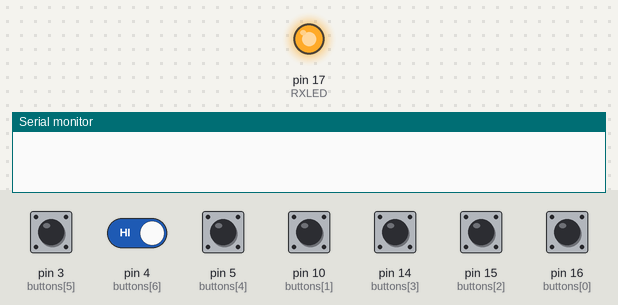
Bench run of a sketch on a simulated Arduino Uno, built with avr-gcc and run on an emulated ATmega328P. Shown: output pins drawn as LEDs (lit = HIGH), the last lines printed to the serial monitor. The inputs (shaded band) are chosen by the test bench; at power-on: pin 3 (buttons[5]), pin 4 (buttons[6]), pin 5 (buttons[4]), pin 10 (buttons[1]), pin 14 (buttons[3]), pin 15 (buttons[2]), pin 16 (buttons[0]) HIGH.

Above: at 1.2 s.
1.3 s: pin 3 (buttons[5]) pulled LOW for 0.15 s
2.9 s: pin 3 (buttons[5]) driven LOW and pin 4 (buttons[6]) driven LOW
At 3.68 s:
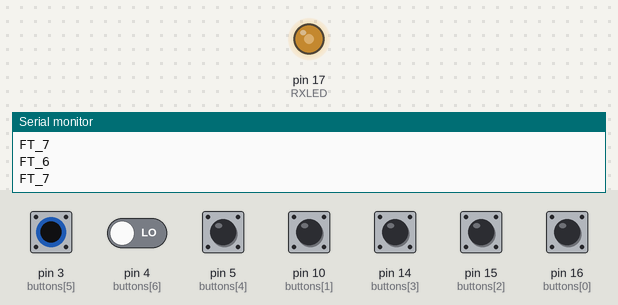
5.9 s: pin 3 (buttons[5]) driven HIGH
7.4 s: pin 5 (buttons[4]) pulled LOW for 1 s
10.4 s: pin 3 (buttons[5]) driven LOW
13.4 s: pin 10 (buttons[1]) pulled LOW for 0.15 s
Timing chart, 0 to 17.4 s (numbered marks = the images above; inputs shaded):
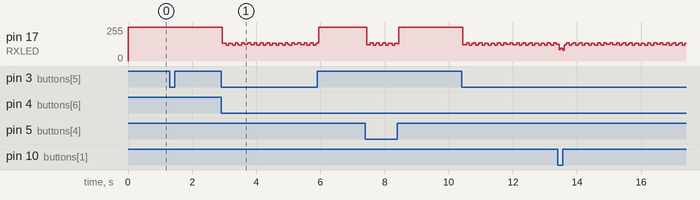

The sketch:

main.ino
```cpp
int RXLED = 17;

/* Array of all buttons on the terminal */
int buttons[] = {16, 10,15, 14,5,3,4};
unsigned long lastMsgTime = 0;
int lastButtonPressed = 0;
void setup()
{
 pinMode(RXLED, OUTPUT);
 for (int i=0; i<7; i++){
  pinMode(buttons[i], INPUT_PULLUP);
 }
 Serial.begin(9600);
}

void loop()
{
 // Verifies if any button was pressed.
 for (int i=0; i<7; i++){
  if (digitalRead(buttons[i]) == LOW){
      // Send a serial message to be received by the CoreTerminal
      // Adds a Debounce to avoid sending duplicate requests.
      if (millis() - lastMsgTime > 3000 || lastButtonPressed != i){
        Serial.print("FT_");
        Serial.println(i+1);
        digitalWrite(RXLED,LOW);
        lastMsgTime = millis();
        lastButtonPressed = i;
      }

  }
 }

 digitalWrite(RXLED,HIGH);
}
```
